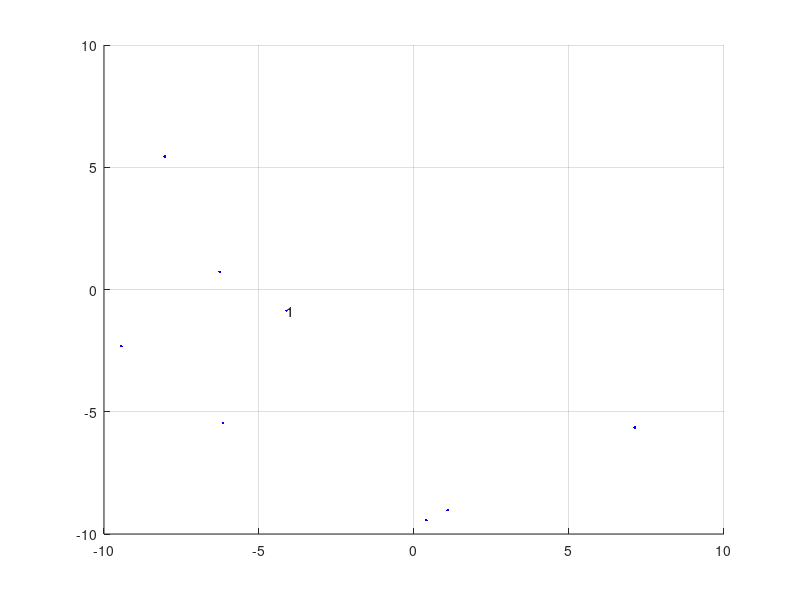

This figure's MATLAB source: (Note: this script raises an error after producing the figure.)
% plots Radars based on radarData.mat
load radarData.mat
close all hidden
grid on
hold on
plot3(posAbsolute(1,:), posAbsolute(2,:), posAbsolute(3,:), "b.")
% plot3(posCalibrated(1,:), posCalibrated(2,:), posCalibrated(3,:), "r.")
for ii = 1:length(posAbsolute)
    t = text(posAbsolute(1, ii),posAbsolute(2, ii),posAbsolute(3, ii),num2str(ii));
    t.Color = [0 0 1];
end